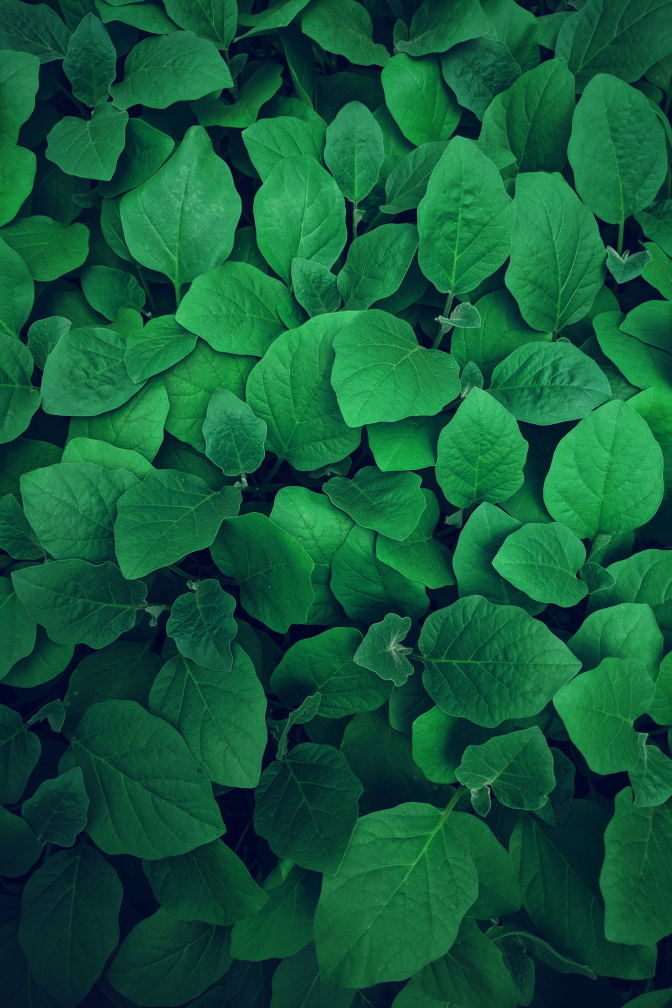
#> input picture Task 2/img/task2-img1.jpg, 2688 x 4032 px (shown at 1/4 size); its folder holds only this picture in this run
$ jupyter execute --allow-errors 'Task-2 complete.ipynb'   (shell and % lines are left out)
#> lines starting #> are read from the running program, lines starting #| are printed output that depends on the picture
# Color Identification in Images using ML - Graduate Rotational Internship Program

## IoT & Computer Vision - Task 2

### Pramika Garg

[Linkedln](https://www.linkedin.com/in/micepram/) [Github](https://github.com/micepram)

### In this task, I shall be utilising KMeans Clustering Algorithm to detect the colors given in the sample image.\
Reference: [Towards Data Science/Color Indentification in Images](https://towardsdatascience.com/color-identification-in-images-machine-learning-application-b26e770c4c71)

### Step 1: Importing the Packages

[cell 1]
from sklearn.cluster import KMeans
import matplotlib.pyplot as plt
import numpy as np
import cv2
from collections import Counter
from skimage.color import rgb2lab, deltaE_cie76
import os

### Step 2: Reading & Displaying the Output Image

[cell 2]
img = cv2.imread('task2-image.jpeg')
#> (the rest of this cell did not finish here and is left out)

#### As we can observe here, the colors of the image seem to be off. The reasoning behind this is that OpenCV by default reads the color values as BGR instead of RGB.\
#### We shall fix this later on in Step 4.

### Step 3: Formatting the Type & Shape of the Image

[cell 3]
print("Type: {}".format(type(img)))
#| Type: <class 'NoneType'>
#> (the rest of this cell did not finish here and is left out)

### Step 4: Reading Colors Accurately

#> (a cell that did not finish here is left out)

#### Now, we shall convert this RGB image to grayscale, since grayscale image can be represented in the form of a 2 dimensional array and hence requires less system resources than a RGB image.

### Step 5: Conversion of RGB Image to Grayscale

#> (a cell that did not finish here is left out)

### We will be resizing  the image to standardise the dimensions.

### Step 6: Resizing the Image

#> (a cell that did not finish here is left out)

### Now that our image is set up, we will proceed with color identification.

### Step 7: Conversion of RGB to HEX

[cell 7]
def RGB2HEX(color):
    return "#{:02x}{:02x}{:02x}".format(int(color[0]), int(color[1]), int(color[2]))

### Step 8: Reading Image & Converting it from BGR to RGB Color Space

[cell 8]
def get_image(img_path):
    img = cv2.imread(img_path)
    img = cv2.cvtColor(img, cv2.COLOR_BGR2RGB)
    return img

### Step 9: KMeans Clustering

### KMeans needs a flattened array for its fitted input, hence numpy is used to reshape. Then KMeans is applied to the first fit, and finally predicts on the given image to give the color clusters which is ordered and plotted.

[cell 9]
def get_colors(img, number_of_colors, show_chart):
    modified_img = cv2.resize(img, (600, 400), interpolation = cv2.INTER_AREA)
    modified_img = modified_img.reshape(modified_img.shape[0]*modified_img.shape[1], 3)
    clf = KMeans(n_clusters = number_of_colors)
    labels = clf.fit_predict(modified_img)
    counts = Counter(labels)
    counts = dict(sorted(counts.items()))
    center_colors = clf.cluster_centers_
    ordered_colors = [center_colors[i] for i in counts.keys()]
    hex_colors = [RGB2HEX(ordered_colors[i]) for i in counts.keys()]
    rgb_colors = [ordered_colors[i] for i in counts.keys()]
    if (show_chart):
        plt.figure(figsize = (8, 6))
        plt.pie(counts.values(), labels = hex_colors, colors = hex_colors)
    return rgb_colors

### Step 9: Getting 10 Colours Using the Above Functions in a Nested Manner.

#> (a cell that did not finish here is left out)

### Step 10: Search Images via Color

[cell 11]
# Getting All the Images

COLORS, imgs = {
    'GREEN': [0, 128, 0],
    'BLUE': [0, 0, 128],
    'YELLOW': [255, 255, 0]
}, []
for file in os.listdir('img'):
    if not file.startswith('.'):
        imgs.append(get_image(os.path.join('img', file)))
#> call 2 of get_image, with img_path = 'img/task2-img1.jpg'
#> in get_image, img is the input picture: shape (4032, 2688, 3); mean B, G, R 57.6, 90.3, 17.6

# Showing All the Images

plt.figure(figsize=(20, 10))
for i in range(len(imgs)):
    plt.subplot(1, len(imgs), i+1)
    plt.imshow(imgs[i])
    plt.axis('off')
#> this loop made 1 pass

# Matching Images by Color

def match_img_by_color(img, color, threshold = 60, number_of_colors = 10):
    img_colors = get_colors(img, number_of_colors, False)
    selected_color = rgb2lab(np.uint8(np.asarray([[color]])))
    select_img = False
    for i in range(number_of_colors):
        curr_color = rgb2lab(np.uint8(np.asarray([[img_colors[i]]])))
        diff = deltaE_cie76(selected_color, curr_color)
        if (diff < threshold):
            select_img = True
    return select_img

# Show Images based on Selection

def show_selected_imgs(imgs, color, threshold, colors_to_match):
#> called with threshold = 60, colors_to_match = 5
    idx = 1
    for i in range(len(imgs)):
        selected = match_img_by_color(imgs[i], color, threshold, colors_to_match)
        if (selected):
            plt.subplot(1, 5, idx)
            plt.imshow(imgs[i])
            plt.axis('off')
            idx += 1
#> this loop made 1 pass
#> (selected_color in match_img_by_color, selected, idx) on pass 1: ([[46.23, -51.7, 49.9]], True, 2)
#> pass 1, in get_colors, `modified_img = cv2.resize(img, (600, 400), interpolation = cv2.INTER_A..`:
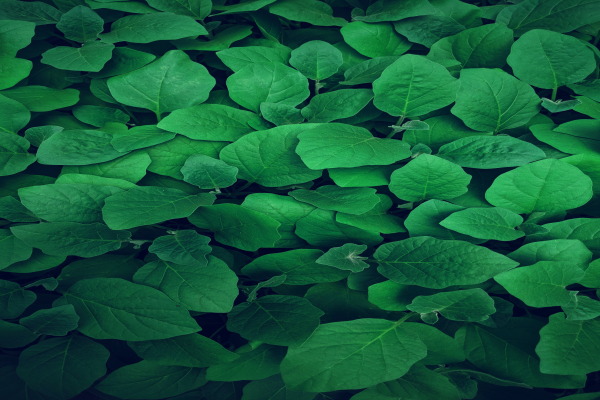
#> modified_img: shape (400, 600, 3); mean R, G, B 17.6, 90.3, 57.6
#> after the loop, idx = 2

### Step 11: Search Images via Color (Results)

[cell 12]
# Selecting GREEN

print("Showing Green:")
plt.figure(figsize = (20, 8))
show_selected_imgs(imgs, COLORS['GREEN'], 60, 5)

[cell 13]
# Selecting BLUE

print("Showing Blue:")
plt.figure(figsize = (20, 10))
show_selected_imgs(imgs, COLORS['BLUE'], 60, 5)
#> the loop in show_selected_imgs (call 2), `for i in range(len(imgs)):` made 1 pass
#> (selected_color in match_img_by_color, selected) on pass 1: ([[12.97, 47.5, -64.7]], False)

[cell 14]
# Selecting YELLOW

print("Showing Yellow:")
plt.figure(figsize = (20, 10))
show_selected_imgs(imgs, COLORS['YELLOW'], 60, 5)

$ run again, on Task 2/img/task2-img5.jpg
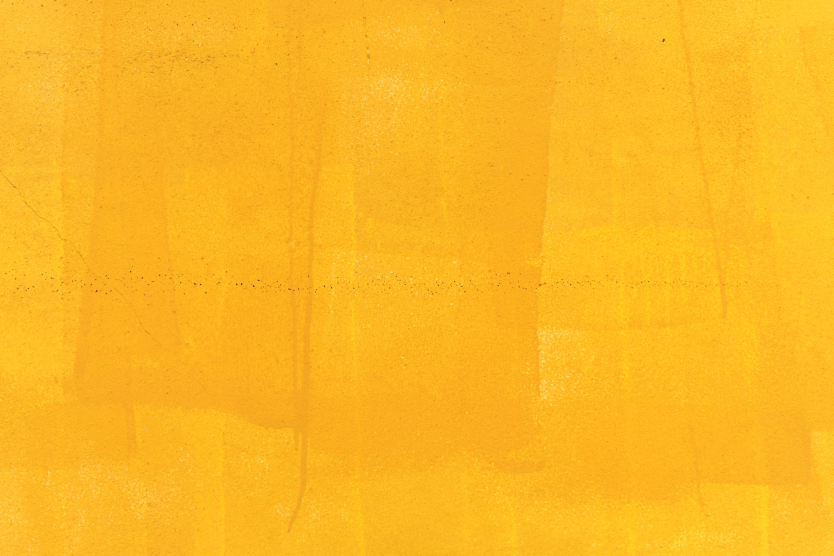
#> input picture Task 2/img/task2-img5.jpg, 2500 x 1668 px (shown at 1/3 size)
#| Type: <class 'NoneType'>
#> in get_image, img is the input picture: shape (1668, 2500, 3); mean B, G, R 35.7, 183.4, 251.6
#> the loop `for i in range(len(imgs)):` made 1 pass
#> the loop in show_selected_imgs, `for i in range(len(imgs)):` made 1 pass
#> (selected_color in match_img_by_color, selected) on pass 1: ([[46.23, -51.7, 49.9]], False)
#> pass 1, in get_colors, `modified_img = cv2.resize(img, (600, 400), interpolation = cv2.INTER_A..`:
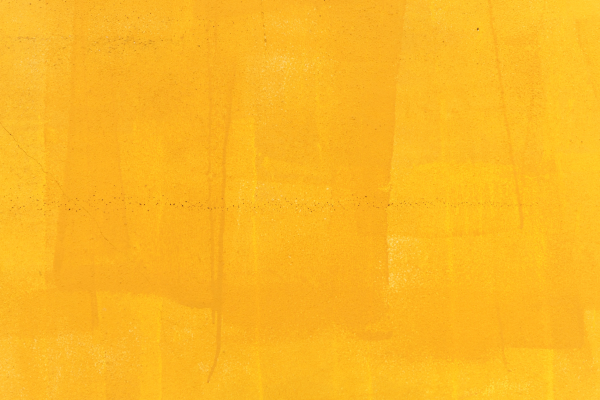
#> modified_img: shape (400, 600, 3); mean R, G, B 251.6, 183.4, 35.7
#> after the loop in show_selected_imgs, `for i in range(len(imgs)):`: idx = 1
#> the loop in show_selected_imgs (call 2), `for i in range(len(imgs)):` made 1 pass
#> (selected_color in match_img_by_color, selected) on pass 1: ([[12.97, 47.5, -64.7]], False)
